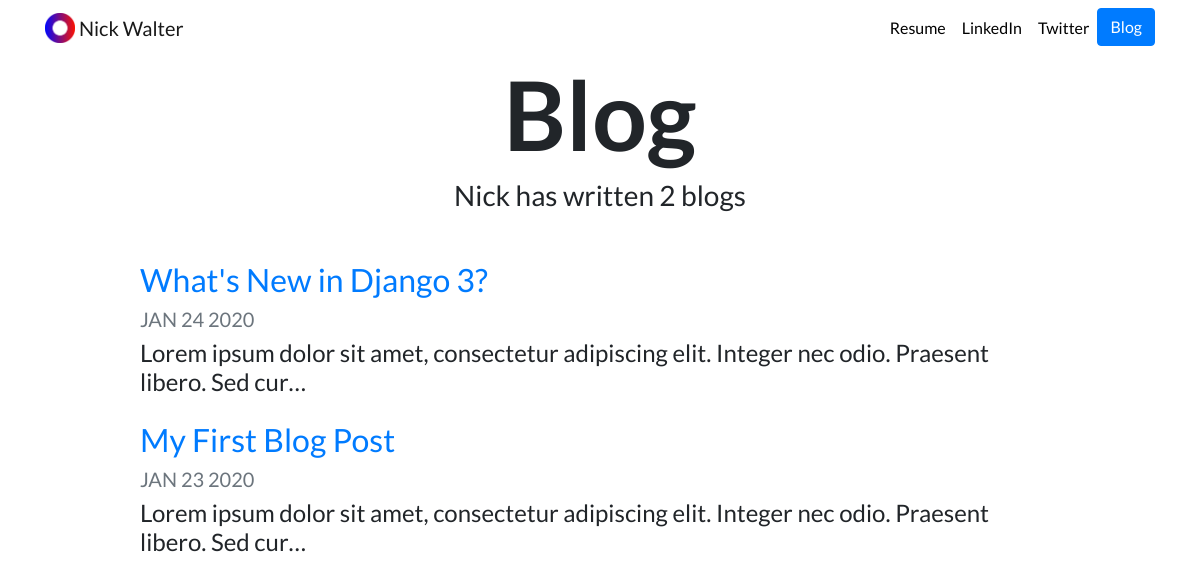
/blog/, run on an earlier commit of the app's database.
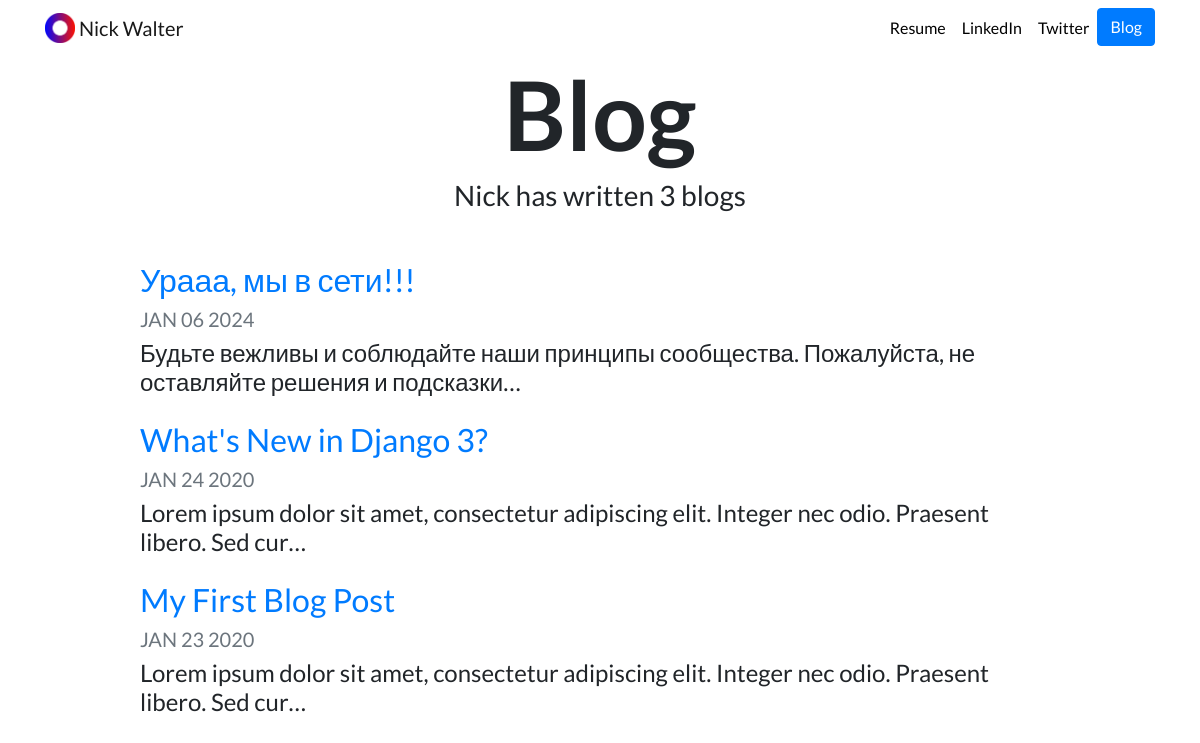
And on a later commit of the database.
### blog/models.py (models this page shows, shortened)
class Blog(models.Model):
    title = models.CharField(max_length=200)
    description = models.TextField()
    date = models.DateField()

### blog/views.py (the view)
# urls.py: path('', views.all_blogs, name='all_blogs'),
def all_blogs(request):
    blogs = Blog.objects.order_by('-date')
    return render(request, 'blog/all_blogs.html', {'blogs':blogs})

### blog/templates/blog/all_blogs.html
{% extends "portfolio/base.html" %}
{% load static %}
{% block content %}
<h1 id="blogtitle" class="font-weight-bold text-center">Blog</h1>
<h3 class="text-center mb-5">Nick has written {{ blogs.count }} blog{{ blogs.count|pluralize }}</h3>
{% for blog in blogs %}
<div class="row justify-content-center my-3">
  <div class="col-md-10">
    <a href="{% url 'blog:detail' blog.id %}">
      <h2>{{ blog.title }}</h2>
    </a>
    <h5 class="text-muted">{{ blog.date|date:'M d Y'|upper }}</h5>
    <h4>{{ blog.description|striptags|truncatechars:100 }}</h4>
  </div>
</div>
{% endfor %}
{% endblock %}

### portfolio/templates/portfolio/base.html (shortened to what this page needs)
{% load static %}
<!doctype html>
<html lang="en">
<head>
  <link rel="stylesheet" href="https://stackpath.bootstrapcdn.com/bootstrap/4.4.1/css/bootstrap.min.css">
  <link rel="stylesheet" href="{% static "portfolio/custom.css" %}">
</head>
<body>
  <nav id="topNav" class="navbar navbar-expand-md navbar-light">
    <div class="container">
      <a class="navbar-brand" href="{% url 'home' %}">
        <img src="{% static "portfolio/Logo.png" %}" width="30" height="30" class="d-inline-block align-top" alt="Nick's Logo">
        <span>Nick Walter</span>
      </a>
      <div class="collapse navbar-collapse text-center" id="navbarNav">
        <ul class="navbar-nav ml-auto">
          <li class="nav-item">
            <a class="nav-link" href="{% static "portfolio/resume.pdf" %}">Resume</a>
          </li>
          <li class="nav-item">
            <a class="nav-link" href="https://www.linkedin.com/in/nick-walter/" target="_blank">LinkedIn</a>
          </li>
          <li class="nav-item">
            <a class="nav-link" href="https://twitter.com/ZappyCode" target="_blank">Twitter</a>
          </li>
          <li>
            <a role="button" href="{% url 'blog:all_blogs' %}" class="btn btn-primary">Blog</a>
          </li>
        </ul>
      </div>
    </div>
  </nav>
  <div class="container">
    {% block content %}{% endblock %}
  </div>
</body>
</html>

### portfolio/static/portfolio/custom.css (style rules this page uses)
.navbar-nav .nav-link { color: rgba(0,0,0,1) !important; }
body { font-family: 'Lato', sans-serif; }
#blogtitle { font-size: 6rem; }

What changed in the data, as far as the page shows it:
added Blog: title "Урааа, мы в сети!!!", date "JAN 06 2024", description "Будьте вежливы и соблюдайте наши принципы сообщества. Пожалуйста, не оставляйте решения и подсказки…"
Also different on the page:
{{ blogs.count }}: "2" → "3"
